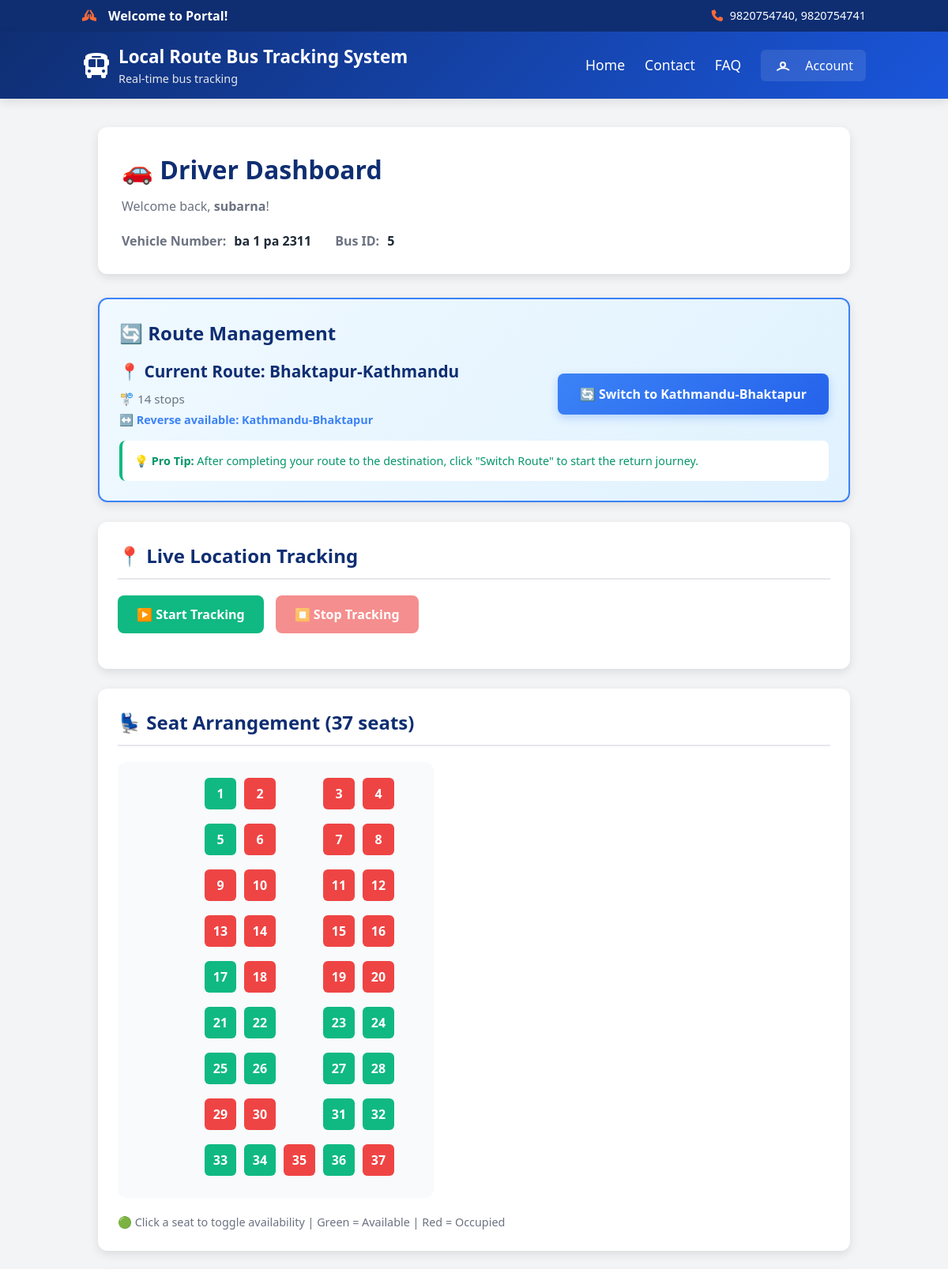
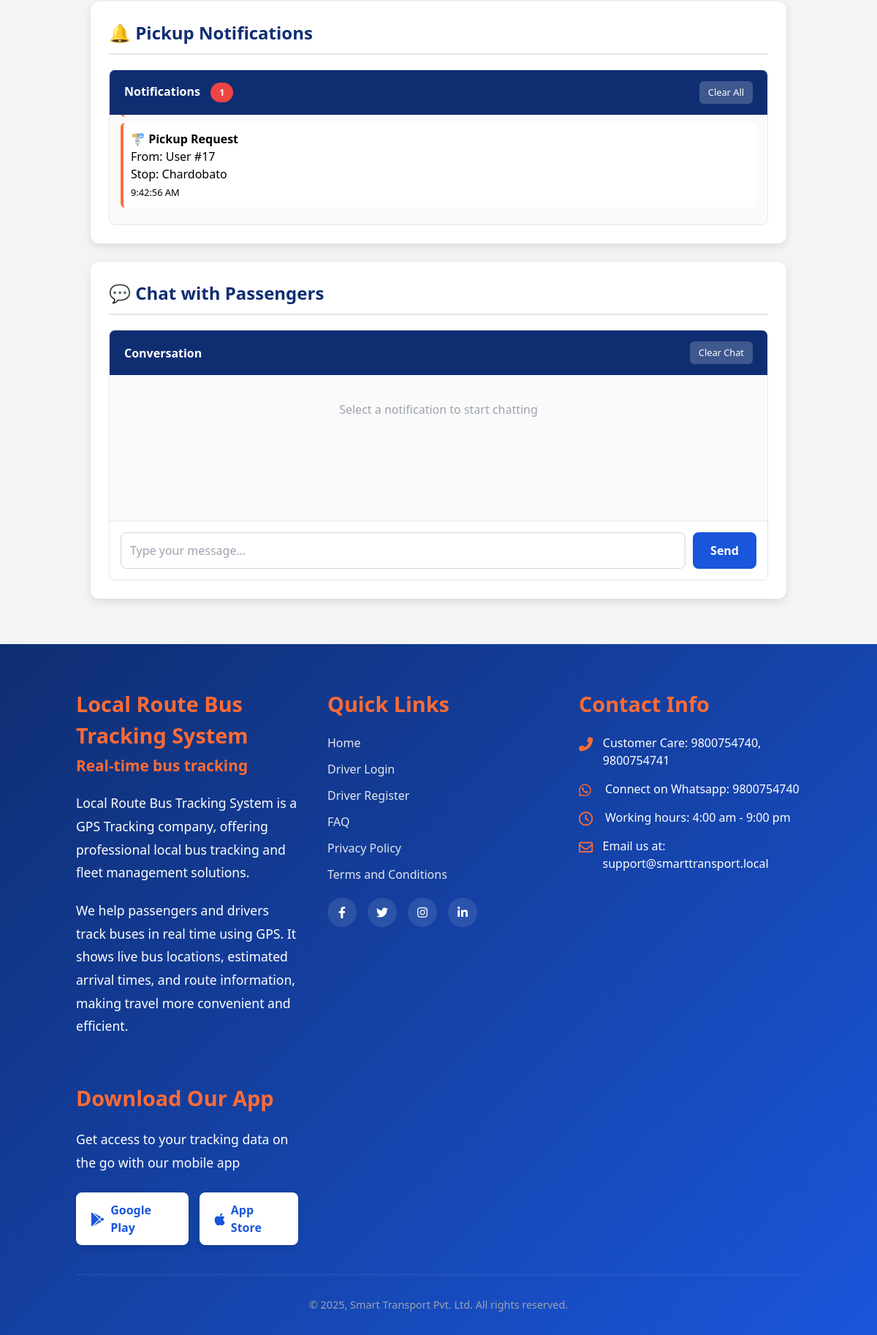
Page /driver/dashboard/ (signed in) on the committed database (2 pictures, top to bottom).
### core/models.py (models this page shows, shortened)
class Driver(models.Model):
    user = models.OneToOneField(
        User, on_delete=models.CASCADE, related_name='driver_profile')
    phone = models.CharField(max_length=15)
    vehicle_number = models.CharField(max_length=20)
    verified = models.BooleanField(default=False)
    current_lat = models.FloatField(null=True, blank=True)
    current_lng = models.FloatField(null=True, blank=True)

class Bus(models.Model):
    number_plate = models.CharField(max_length=50)
    total_seats = models.PositiveIntegerField(default=25)
    driver = models.ForeignKey(Driver, on_delete=models.CASCADE, related_name='buses')
    route = models.ForeignKey('BusRoute', on_delete=models.PROTECT, related_name='buses')
    current_lat = models.FloatField(null=True, blank=True)
    current_lng = models.FloatField(null=True, blank=True)
    eta_seconds = models.IntegerField(null=True, blank=True)
    eta_smoothed_seconds = models.FloatField(null=True, blank=True)
    eta_passed_counter = models.IntegerField(default=0)
    eta_updated_at = models.DateTimeField(null=True, blank=True)
    nearest_stop_index = models.IntegerField(null=True, blank=True)

class BusRoute(models.Model):
    name = models.CharField(max_length=100, unique=True)
    stops = models.ManyToManyField('Stop', through='RouteStop', related_name='routes')
    is_active = models.BooleanField(default=False)
    polyline = models.TextField(null=True, blank=True)
    route_length_m = models.FloatField(null=True, blank=True)
    reverse_route = models.ForeignKey(
        'self',
        on_delete=models.SET_NULL,
        null=True,
        blank=True,
        related_name='forward_route',
        help_text="The reverse direction of this route"
    )
    def get_stops_list(self):
        return [rs.stop for rs in self.routestop_set.order_by('order')]

class RouteStop(models.Model):
    route = models.ForeignKey('BusRoute', on_delete=models.CASCADE)
    stop = models.ForeignKey('Stop', on_delete=models.CASCADE)
    order = models.PositiveIntegerField()
    distance_to_next_m = models.FloatField(
        null=True,
        blank=True,
        help_text="Distance in meters from this stop to the next stop in route"
    )
    class Meta:
        unique_together = ('route', 'stop')
        ordering = ['order']

class Seat(models.Model):
    bus = models.ForeignKey(Bus, on_delete=models.CASCADE, related_name='seats')
    seat_number = models.PositiveIntegerField()
    is_available = models.BooleanField(default=True)

### core/views.py (the view)
# urls.py: path('driver/dashboard/', views.driver_dashboard, name='driver_dashboard'),
@login_required
def driver_dashboard(request):
    if not hasattr(request.user, 'driver_profile'):
        return redirect('homepage')
    driver = request.user.driver_profile
    bus = driver.buses.first()
    seats = []
    last_row_start = None
    seat_grid_columns = []
    route = bus.route if bus else None
    if bus:
        if request.method == 'POST' and not bus.seats.exists():
            total_seats = int(request.POST.get('total_seats', bus.total_seats))
            bus.total_seats = total_seats
            bus.save()
            bus.create_seats()
    seats = list(bus.seats.order_by('seat_number').all())
    last_row_start = bus.total_seats - 5 if bus.total_seats >= 5 else 0
    seats_per_row = 4
    col_map = [2, 3, 5, 6]
    for idx, seat in enumerate(seats):
        if idx < last_row_start:
            row = (idx // seats_per_row) + 1
            pos = idx % seats_per_row
            col = col_map[pos]
        else:
            row = (last_row_start // seats_per_row) + 1 if last_row_start > 0 else (idx // seats_per_row) + 1
            col = (idx - last_row_start) + 2
            if col < 2:
                col = 2
            if col > 6:
                col = 6
        seat_grid_columns.append((seat, row, col))
    context = {
        'driver': driver,
        'bus': bus,
        'route': route,
        'seats': seats,
        'last_row_start': last_row_start,
        'seat_grid_columns': seat_grid_columns,
        'last_contact_user_id': None,
    }
    try:
        last_msg = Message.objects.filter(recipient=request.user).exclude(sender=request.user).order_by('-created_at').first()
        if last_msg:
            context['last_contact_user_id'] = last_msg.sender.id
    except Exception:
        pass
    return render(request, 'driver/dashboard.html', context)

### core/templates/driver/dashboard.html (shortened to what this page needs)
{% extends 'base.html' %}
{% load static %}
{% block content %}
<div class="dashboard-container">
    <div class="dashboard-header">
        <div class="welcome-section">
            <h1 class="welcome-title">🚗 Driver Dashboard</h1>
            <p style="color: #6b7280;">Welcome back, <strong>{{ request.user.username }}</strong>!</p>
        </div>
        <div class="driver-info">
            <div class="info-item">
                <span class="info-label">Vehicle Number:</span>
                <span class="info-value">{{ driver.vehicle_number }}</span>
            </div>
            {% if bus %}
                <div class="info-item">
                    <span class="info-label">Bus ID:</span>
                    <span class="info-value" id="busIdDisplay">{{ bus.id }}</span>
                </div>
            {% endif %}
        </div>
    </div>
    {% if driver.verified %}
        {% if route and bus %}
        <div class="dashboard-section" style="background: linear-gradient(135deg, #f0f9ff 0%, #e0f2fe 100%); border: 2px solid #3b82f6;">
            <h2 class="section-title" style="border: none; padding-bottom: 0; margin-bottom: 15px;">
                🔄 Route Management
            </h2>
            <div style="display: flex; justify-content: space-between; align-items: center; gap: 20px; flex-wrap: wrap;">
                <div style="flex: 1; min-width: 250px;">
                    <div style="font-size: 1.3rem; font-weight: 700; color: var(--secondary); margin-bottom: 8px;">
                        📍 Current Route: {{ route.name }}
                    </div>
                    <div style="font-size: 0.95rem; color: #6b7280; margin-bottom: 4px;">
                        🚏 {{ route.get_stops_list|length }} stops
                    </div>
                    {% if route.reverse_route %}
                        <div style="font-size: 0.9rem; color: #3b82f6; font-weight: 600;">
                            ↔️ Reverse available: {{ route.reverse_route.name }}
                        </div>
                    {% endif %}
                </div>
                <div>
                    {% if route.reverse_route %}
                        <button id="switchRouteBtn" style="background: linear-gradient(135deg, #3b82f6 0%, #2563eb 100%); color: white; border: none; padding: 14px 28px; border-radius: 8px; font-weight: 600; font-size: 1rem; cursor: pointer; box-shadow: 0 4px 12px rgba(59, 130, 246, 0.3);">
                            🔄 Switch to {{ route.reverse_route.name }}
                        </button>
                    {% else %}
                        <button style="background: #9ca3af; color: white; border: none; padding: 14px 28px; border-radius: 8px; font-weight: 600; font-size: 1rem; cursor: not-allowed;" disabled>
                            🚫 No Reverse Route
                        </button>
                    {% endif %}
                </div>
            </div>
            {% if route.reverse_route %}
                <div style="background: white; padding: 15px; border-radius: 8px; margin-top: 15px; border-left: 4px solid #10b981;">
                    <p style="margin: 0; color: #059669; font-size: 0.9rem;">
                        <strong>💡 Pro Tip:</strong> After completing your route to the destination,
                        click "Switch Route" to start the return journey.
                    </p>
                </div>
            {% endif %}
        </div>
            <div class="dashboard-section">
                <h2 class="section-title">📍 Live Location Tracking</h2>
                <div class="tracking-controls">
                    <button id="startTracking" class="tracking-btn start-tracking">
                        ▶️ Start Tracking
                    </button>
                    <button id="stopTracking" class="tracking-btn stop-tracking" disabled>
                        ⏹️ Stop Tracking
                    </button>
                </div>
            </div>
            <div class="dashboard-section">
                <h2 class="section-title">💺 Seat Arrangement ({{ bus.total_seats }} seats)</h2>
                <div class="seat-grid">
                    {% for seat, row, col in seat_grid_columns %}
                        <button class="seat-btn {% if seat.is_available %}seat-available{% else %}seat-occupied{% endif %}"
                            data-seat-id="{{ seat.id }}"
                            style="grid-column: {{ col }}; grid-row: {{ row }};">
                            {{ seat.seat_number }}
                        </button>
                    {% endfor %}
                </div>
                <div class="seat-info">
                    🟢 Click a seat to toggle availability | Green = Available | Red = Occupied
                </div>
            </div>
            <div class="dashboard-section">
                <h2 class="section-title">🔔 Pickup Notifications</h2>
                <div class="notifications-container">
                    <div class="notifications-header">
                        <div>
                            <strong>Notifications</strong>
                            <span id="notifBadge" class="notifications-badge" style="display: none;">0</span>
                        </div>
                        <button id="clearAllNotifs" class="clear-btn">Clear All</button>
                    </div>
                    <div id="driverNotifications" class="notifications-list">
                    </div>
                </div>
            </div>
            <div class="dashboard-section">
                <h2 class="section-title">💬 Chat with Passengers</h2>
                <div class="chat-container">
                    <div class="chat-header">
                        <strong>Conversation</strong>
                        <button id="clearDriverChat" class="clear-btn">Clear Chat</button>
                    </div>
                    <div id="driverChatLog" class="chat-log">
                        <div style="text-align: center; color: #9ca3af; padding: 20px;">
                            Select a notification to start chatting
                        </div>
                    </div>
                    <div class="chat-input-container">
                        <input id="driverChatInput" class="chat-input" placeholder="Type your message..." />
                        <button id="driverSendChat" class="send-btn">Send</button>
                    </div>
                </div>
            </div>
        {% else %}
            <div class="no-route-assigned">
                <h3>⚠️ No Route Assigned</h3>
                <p>Please contact the administrator to assign a route to your account.</p>
            </div>
        {% endif %}
    {% else %}
        <div class="pending-verification">
            <h3>⏳ Verification Pending</h3>
            <p>Your driver account is pending admin verification. You will be notified once approved.</p>
        </div>
    {% endif %}
</div>
{% endblock %}

### core/templates/driver/dashboard.html (style rules this page uses)
.dashboard-container { max-width: 1200px; margin: 0 auto; padding: 20px; }
.dashboard-header { background: white; padding: 30px; border-radius: 12px; box-shadow: 0 4px 12px rgba(0, 0, 0, 0.1); margin-bottom: 30px; }
.welcome-section { margin-bottom: 20px; }
.welcome-title { font-size: 2rem; font-weight: 700; color: var(--secondary); margin-bottom: 10px; }
.driver-info { display: flex; gap: 30px; flex-wrap: wrap; }
.info-item { display: flex; align-items: center; gap: 10px; }
.info-label { font-weight: 600; color: #6b7280; }
.info-value { color: var(--dark); font-weight: 600; }
.dashboard-section { background: white; padding: 25px; border-radius: 12px; box-shadow: 0 4px 12px rgba(0, 0, 0, 0.1); margin-bottom: 25px; }
.section-title { font-size: 1.5rem; font-weight: 700; color: var(--secondary); margin-bottom: 20px; border-bottom: 2px solid #e5e7eb; padding-bottom: 10px; }
.tracking-controls { display: flex; gap: 15px; align-items: center; margin-bottom: 20px; }
.tracking-btn { padding: 12px 24px; border: none; border-radius: 8px; font-weight: 600; cursor: pointer; transition: all 0.3s ease; font-size: 1rem; display: flex; align-items: center; gap: 8px; }
.start-tracking { background-color: #10b981; color: white; }
.stop-tracking { background-color: #ef4444; color: white; }
.tracking-btn:disabled { opacity: 0.6; cursor: not-allowed; transform: none !important; }
.seat-grid { display: grid; gap: 10px; grid-template-columns: 80px 40px 40px 40px 40px 40px; grid-auto-rows: 48px; max-width: 400px; margin: 20px 0; padding: 20px; background: #f8fafc; border-radius: 12px; }
.seat-btn { width: 40px; height: 40px; border: none; border-radius: 6px; color: white; font-weight: 600; cursor: pointer; transition: all 0.3s ease; display: flex; align-items: center; justify-content: center; }
.seat-available { background-color: #10b981; }
.seat-occupied { background-color: #ef4444; }
.seat-info { color: #6b7280; font-size: 0.9rem; margin-top: 10px; }
.notifications-container { border: 1px solid #e5e7eb; border-radius: 8px; overflow: hidden; }
.notifications-header { background: var(--secondary); color: white; padding: 15px 20px; display: flex; justify-content: space-between; align-items: center; }
.notifications-badge { background: #ef4444; color: white; padding: 4px 12px; border-radius: 20px; font-size: 0.8rem; font-weight: 600; margin-left: 10px; }
.clear-btn { background: rgba(255, 255, 255, 0.2); color: white; border: none; padding: 6px 12px; border-radius: 6px; cursor: pointer; font-size: 0.8rem; transition: background 0.3s; }
.notifications-list { height: 150px; overflow-y: auto; padding: 15px; background: #fafafa; }
.chat-container { border: 1px solid #e5e7eb; border-radius: 8px; overflow: hidden; }
.chat-header { background: var(--secondary); color: white; padding: 15px 20px; display: flex; justify-content: space-between; align-items: center; }
.chat-log { height: 200px; overflow-y: auto; padding: 15px; background: #fafafa; border-bottom: 1px solid #e5e7eb; }
.chat-input-container { display: flex; padding: 15px; gap: 10px; background: white; }
.chat-input { flex: 1; padding: 12px; border: 1px solid #d1d5db; border-radius: 8px; font-size: 1rem; }
.send-btn { background: var(--primary); color: white; border: none; padding: 12px 24px; border-radius: 8px; cursor: pointer; font-weight: 600; transition: background 0.3s; }

### core/templates/base.html (style rules this page uses)
:root { --primary: #1a56db; --secondary: #0f2e72; --accent: #ff6b35; --light: #f3f4f6; --dark: #1f2937; }

### rows in the picture
Driver: vehicle_number "ba 1 pa 2311"
Bus: id "5", total_seats "37"
BusRoute: name "Bhaktapur-Kathmandu", get_stops_list|length "14", reverse_route.name "Kathmandu-Bhaktapur"
Seat: seat_number "1"
Seat: seat_number "2"
Seat: seat_number "3"
Seat: seat_number "4"
Seat: seat_number "5"
Seat: seat_number "6"
Seat: seat_number "7"
Seat: seat_number "8"
Seat: seat_number "9"
Seat: seat_number "10"
Seat: seat_number "11"
Seat: seat_number "12"
Seat: seat_number "13"
Seat: seat_number "14"
Seat: seat_number "15"
Seat: seat_number "16"
Seat: seat_number "17"
Seat: seat_number "18"
Seat: seat_number "19"
Seat: seat_number "20"
Seat: seat_number "21"
Seat: seat_number "22"
Seat: seat_number "23"
Seat: seat_number "24"
Seat: seat_number "25"
Seat: seat_number "26"
Seat: seat_number "27"
Seat: seat_number "28"
Seat: seat_number "29"
Seat: seat_number "30"
Seat: seat_number "31"
Seat: seat_number "32"
Seat: seat_number "33"
Seat: seat_number "34"
Seat: seat_number "35"
Seat: seat_number "36"
Seat: seat_number "37"

### other values in the picture
{{ request.user.username }} "subarna"
